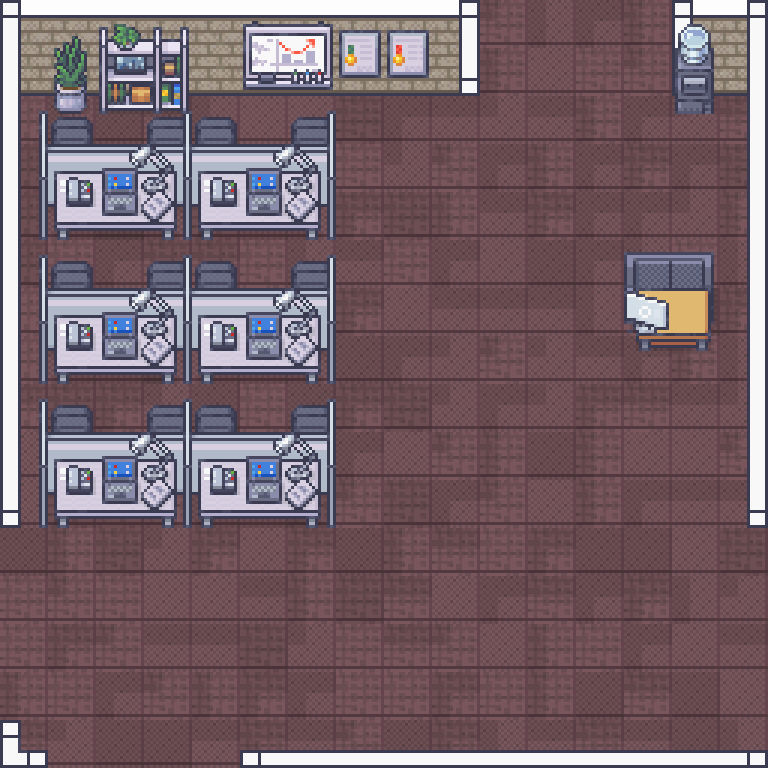

This is a level from a 2D game, rendered from its Tiled map with the project's own tilesets. A one-line summary and the map file follow, with tile-layer data summarised:
An orthogonal 16x16 tile map with 48x48 px tiles, 11 tile layers (floor, walls, wall border, wallbordder2, ...), 1 hidden layer not drawn, 3 tilesets.

<map version="1.5" tiledversion="1.7.1" orientation="orthogonal" renderorder="right-down" width="16" height="16" tilewidth="48" tileheight="48" infinite="0" nextlayerid="13" nextobjectid="1">
 <editorsettings>
  <export target="floor_map.csv" format="csv" />
 </editorsettings>
 <tileset firstgid="1" source="../project_file/modern_office_walls_floors_48x48.tsx" />
 <tileset firstgid="225" source="../project_file/modern_office_interiors_48x48.tsx" />
 <tileset firstgid="1073" source="../project_file/door_tileset.tsx" />
 <layer id="1" name="floor" width="16" height="16">
  <data>[256 cells, 256 non-empty, 12 distinct tile ids]</data>
 </layer>
 <layer id="2" name="walls" width="16" height="16">
  <data>[256 cells, 24 non-empty, 6 distinct tile ids]</data>
 </layer>
 <layer id="3" name="wall border" width="16" height="16">
  <data>[256 cells, 36 non-empty, 6 distinct tile ids]</data>
 </layer>
 <layer id="5" name="wallbordder2" width="16" height="16">
  <data>[256 cells, 5 non-empty, 3 distinct tile ids]</data>
 </layer>
 <layer id="4" name="wall corners" width="16" height="16">
  <data>[256 cells, 7 non-empty, 2 distinct tile ids]</data>
 </layer>
 <layer id="6" name="wall croners2" width="16" height="16">
  <data>[256 cells, 1 non-empty, 1 distinct tile ids]</data>
 </layer>
 <layer id="11" name="deco" width="16" height="16">
  <data>[256 cells, 20 non-empty, 20 distinct tile ids]</data>
 </layer>
 <layer id="8" name="charis" width="16" height="16">
  <data>[256 cells, 28 non-empty, 6 distinct tile ids]</data>
 </layer>
 <layer id="7" name="cubicles" width="16" height="16">
  <data>[256 cells, 63 non-empty, 21 distinct tile ids]</data>
 </layer>
 <layer id="9" name="desks" width="16" height="16">
  <data>[256 cells, 40 non-empty, 10 distinct tile ids]</data>
 </layer>
 <layer id="10" name="deskstuff" width="16" height="16">
  <data>[256 cells, 37 non-empty, 7 distinct tile ids]</data>
 </layer>
 <layer id="12" name="valid floor" width="16" height="16" visible="0">
  <data>[256 cells, 141 non-empty, 5 distinct tile ids]</data>
 </layer>
</map>
